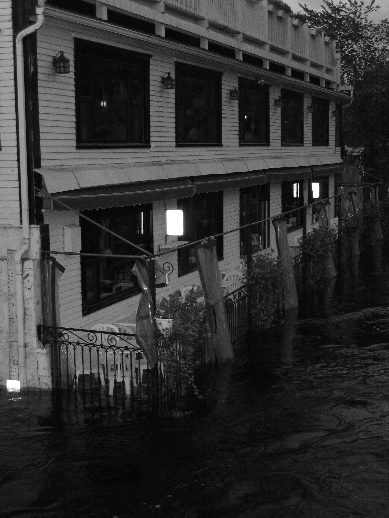
%> input picture OIM/completed labs/Lab_02/data/flood.jpg, 389 x 518 px
$ octave histograms.m   (GNU Octave 9; MATLAB toolbox functions it lacks are replaced by stand-ins)
%> lines starting %> are read from the running program, lines starting %| are printed output that depends on the picture
### OIM/completed labs/Lab_02/twomodegauss.m
function p=twomodegauss(m1, sig1, m2, sig2, A1, A2, k)
%TWOMODEGAUSS Generates a bimodal Gaussian function.
%   P = TWOMODEGAUSS(M1, SIG1, M2, SIG2, A1, A2, K) generates a bimodal,
%   Gaussian-like function in the interval [0, 1]. P is a 256-element
%   vector normalized so that SUM(P) equals 1.  The mean and standard
%   deviation of the modes are (M1, SIG1) and (M2, SIG2), respectively.
%   A1 and A2 are the amplitude values of the two modes.  Since the
%   output is normalized, only the relative values of A1 and A2 are
%   important.  K is an offset value that raises the "floor" of the
%   function.  A good set of values to try is M1 = 0.15, SIG = 0.05,
%   M2 = 0.75, SIG2 = 0.05, A1 = 1, A2 = 0.07, and K = 0.002.

c1 = A1 * (1 / ((2 * pi) ^ 0.5) * sig1);
k1 = 2 * (sig1 ^ 2);
c2 = A2 * (1 / ((2 * pi) ^ 0.5) * sig2);
k2 = 2 * (sig2 ^ 2);
z = linspace(0, 1, 256);
p = k + c1 * exp(-((z - m1) .^ 2) ./ k1) + ...
    c2 * exp(-((z - m2) .^ 2) ./ k2);
p = p ./ sum(p(:));

### OIM/completed labs/Lab_02/histograms.m
%% Лабораторная работа 2. Часть 2. Эквализация и спецификация
labDir = fileparts(mfilename('fullpath')); addpath(labDir);
outDir = fullfile(labDir,'results_matlab');
if ~exist(outDir,'dir'), mkdir(outDir); end
flood = imread(fullfile(labDir,'data','flood.jpg'));
%> flood is the input picture: size 518x389 uint8; min 0, max 255, mean 49.5
if size(flood,3)==3, flood=rgb2gray(flood); end
flood_eq = histeq(flood,256);
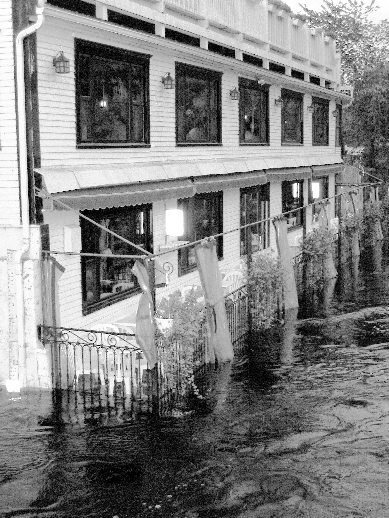
%> flood_eq: size 518x389 uint8; min 0, max 255, mean 128.8
% Две моды: темная вода/окна и светлый фасад. Функция из комплекта.
p = twomodegauss(0.15,0.05,0.75,0.05,1,0.1,0.002);
flood_match = histeq(flood,p);
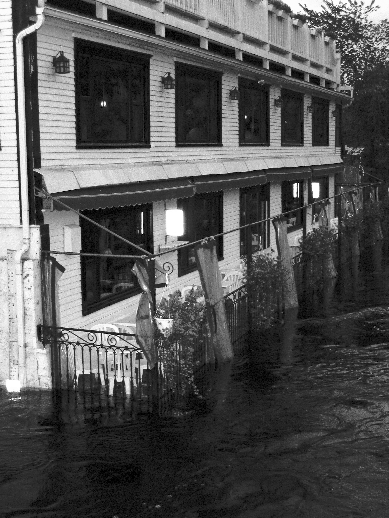
%> flood_match: size 518x389 uint8; min 0, max 255, mean 84.5
figure('Name','Lab 2: histograms');
subplot(3,2,1); imshow(flood); title('Original');
subplot(3,2,2); imhist(flood); title('Original histogram');
subplot(3,2,3); imshow(flood_eq); title('Equalization, 256 levels');
subplot(3,2,4); imhist(flood_eq); title('Equalized histogram');
subplot(3,2,5); imshow(flood_match); title('Bimodal specification');
subplot(3,2,6); imhist(flood_match); title('Specified histogram');
%> after `title('Specified histogram')`:
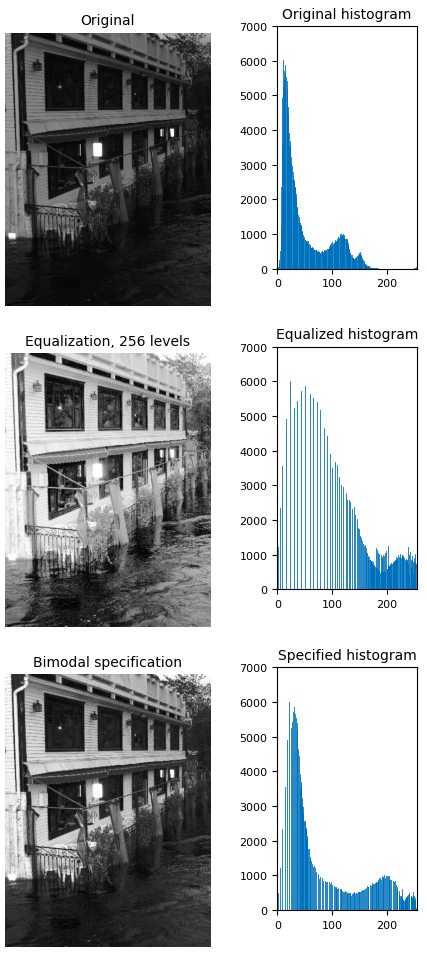
%> figure redrawn from the program's plot data, 6 panels
imwrite(flood_eq,fullfile(outDir,'flood_equalized.png'));
imwrite(flood_match,fullfile(outDir,'flood_matched.png'));
save(fullfile(outDir,'histograms.mat'),'p','flood','flood_eq','flood_match');
